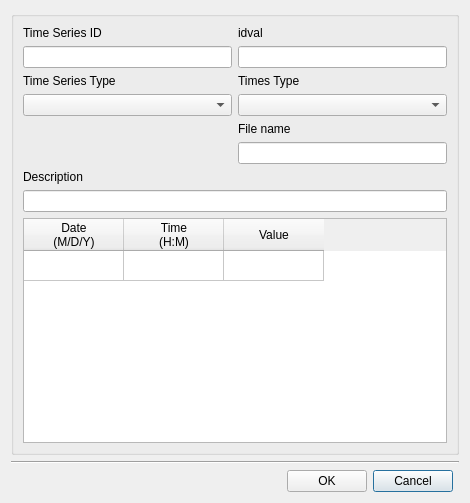
<?xml version="1.0" encoding="UTF-8"?>
<ui version="4.0">
 <class>dlg_nonvisual_timeseries</class>
 <widget class="QDialog" name="dlg_nonvisual_timeseries">
  <property name="geometry">
   <rect>
    <x>0</x>
    <y>0</y>
    <width>470</width>
    <height>503</height>
   </rect>
  </property>
  <property name="windowTitle">
   <string>Time Series Editor</string>
  </property>
  <layout class="QGridLayout" name="verticalLayout_4">
   <item row="2" column="0">
    <layout class="QGridLayout" name="lyt_buttons">
     <item row="0" column="2">
      <widget class="QPushButton" name="btn_cancel">
       <property name="text">
        <string>Cancel</string>
       </property>
      </widget>
     </item>
     <item row="0" column="0">
      <spacer name="horizontalSpacer">
       <property name="orientation">
        <enum>Qt::Horizontal</enum>
       </property>
       <property name="sizeHint" stdset="0">
        <size>
         <width>40</width>
         <height>20</height>
        </size>
       </property>
      </spacer>
     </item>
     <item row="0" column="1">
      <widget class="QPushButton" name="btn_accept">
       <property name="text">
        <string>OK</string>
       </property>
      </widget>
     </item>
    </layout>
   </item>
   <item row="0" column="0" colspan="2">
    <widget class="QGroupBox" name="groupBox">
     <property name="sizePolicy">
      <sizepolicy hsizetype="Preferred" vsizetype="MinimumExpanding">
       <horstretch>0</horstretch>
       <verstretch>0</verstretch>
      </sizepolicy>
     </property>
     <property name="title">
      <string/>
     </property>
     <layout class="QGridLayout" name="gridLayout">
      <item row="0" column="0" colspan="2">
       <layout class="QGridLayout" name="gridLayout_2">
        <item row="3" column="1">
         <widget class="QLabel" name="label">
          <property name="text">
           <string>Times Type</string>
          </property>
         </widget>
        </item>
        <item row="7" column="0" colspan="2">
         <widget class="QLabel" name="label_2">
          <property name="text">
           <string>Description</string>
          </property>
         </widget>
        </item>
        <item row="3" column="0">
         <widget class="QLabel" name="lbl_descript">
          <property name="sizePolicy">
           <sizepolicy hsizetype="Preferred" vsizetype="Fixed">
            <horstretch>0</horstretch>
            <verstretch>0</verstretch>
           </sizepolicy>
          </property>
          <property name="text">
           <string>Time Series Type</string>
          </property>
         </widget>
        </item>
        <item row="1" column="0">
         <widget class="QLineEdit" name="txt_id">
          <property name="sizePolicy">
           <sizepolicy hsizetype="Preferred" vsizetype="Fixed">
            <horstretch>0</horstretch>
            <verstretch>0</verstretch>
           </sizepolicy>
          </property>
         </widget>
        </item>
        <item row="4" column="0">
         <widget class="QComboBox" name="cmb_timeser_type"/>
        </item>
        <item row="0" column="1">
         <widget class="QLabel" name="label_4">
          <property name="text">
           <string>idval</string>
          </property>
         </widget>
        </item>
        <item row="4" column="1">
         <widget class="QComboBox" name="cmb_times_type"/>
        </item>
        <item row="0" column="0">
         <widget class="QLabel" name="lbl_curve">
          <property name="sizePolicy">
           <sizepolicy hsizetype="Preferred" vsizetype="Fixed">
            <horstretch>0</horstretch>
            <verstretch>0</verstretch>
           </sizepolicy>
          </property>
          <property name="text">
           <string>Time Series ID</string>
          </property>
         </widget>
        </item>
        <item row="8" column="0" colspan="2">
         <widget class="QLineEdit" name="txt_descript"/>
        </item>
        <item row="6" column="1">
         <widget class="QLineEdit" name="txt_fname">
          <property name="sizePolicy">
           <sizepolicy hsizetype="Preferred" vsizetype="Fixed">
            <horstretch>0</horstretch>
            <verstretch>0</verstretch>
           </sizepolicy>
          </property>
         </widget>
        </item>
        <item row="5" column="1">
         <widget class="QLabel" name="lbl_fname">
          <property name="text">
           <string>File name</string>
          </property>
         </widget>
        </item>
        <item row="1" column="1">
         <widget class="QLineEdit" name="txt_idval">
          <property name="sizePolicy">
           <sizepolicy hsizetype="Preferred" vsizetype="Fixed">
            <horstretch>0</horstretch>
            <verstretch>0</verstretch>
           </sizepolicy>
          </property>
         </widget>
        </item>
       </layout>
      </item>
      <item row="3" column="0" colspan="2">
       <layout class="QGridLayout" name="gridLayout_3">
        <item row="0" column="0">
         <widget class="QTableWidget" name="tbl_timeseries_value">
          <property name="rowCount">
           <number>1</number>
          </property>
          <attribute name="verticalHeaderVisible">
           <bool>false</bool>
          </attribute>
          <row/>
          <column>
           <property name="text">
            <string>Date
(M/D/Y)</string>
           </property>
          </column>
          <column>
           <property name="text">
            <string>Time
(H:M)</string>
           </property>
          </column>
          <column>
           <property name="text">
            <string>Value</string>
           </property>
          </column>
         </widget>
        </item>
       </layout>
      </item>
     </layout>
    </widget>
   </item>
   <item row="1" column="0" colspan="2">
    <widget class="Line" name="line">
     <property name="orientation">
      <enum>Qt::Horizontal</enum>
     </property>
    </widget>
   </item>
  </layout>
 </widget>
 <resources/>
 <connections/>
</ui>
